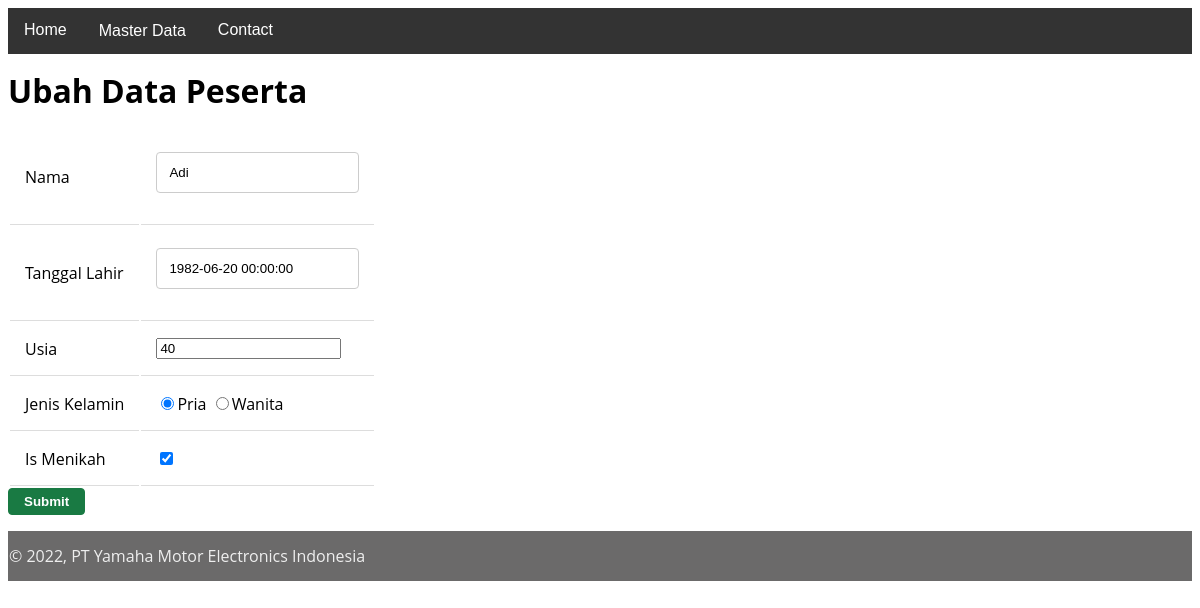
/training/ubahPeserta.php?id=1, run on the app's committed database.
### tables this page shows
CREATE TABLE `peserta` (
  `id` int(11) NOT NULL,
  `nama` varchar(50) NOT NULL,
  `tanggalLahir` datetime NOT NULL,
  `usia` int(11) NOT NULL DEFAULT 17,
  `kelamin` varchar(6) NOT NULL,
  `isMenikah` tinyint(1) DEFAULT NULL
);

### training/ubahPeserta.php (the view, shortened to what this page needs)
<?php
include_once 'koneksi.php';
    	$id = $_GET['id'];
            $strQuery = "
            SELECT * FROM peserta WHERE id = '{$id}'";
            $query = mysqli_query($conTraining, $strQuery);
			$data = mysqli_fetch_array($query);
?>
<?php require('header.php'); ?>
</head>
<body>
    <h1>Ubah Data Peserta</h1>
    <form method="post" action="ubahPeserta.php" enctype="multipart/form-data">
        <table>
            <tr>
                <td><label>Nama</label></td>
                <td><input type="text" name="nama" value="<?php echo $data['nama'];?>"></td>
            </tr>
            <tr>
                <td><label>Tanggal Lahir</label></td>
                <td><input type="text" name="tanggalLahir" value="<?php echo $data['tanggalLahir'];?>"></td>
            </tr>
            <tr>
                <td><label>Usia</label></td>
                <td><input type="number" name="usia" value="<?php echo $data['usia'];?>"></td>
            </tr>
            <tr>
                <td>Jenis Kelamin</label></td>
                <td>
                    <input type="radio" name="kelamin" value="Pria" checked="Pria">Pria
                    <input type="radio" name="kelamin" value="Wanita">Wanita
                </td>
            </tr>
            <tr>
                <td><label>Is Menikah</label></td>
                <td><input type="checkbox" name="chkIsMenikah" checked="true"></td>
            </tr>
        </table>
        <div class="submit">
            <input type="submit" name="submit" value="Submit" />
        </div>
</form>
</body>
</html>
<?php require('footer.php');

### training/assets/styles/main.css (style rules this page uses)
body { line-height:1; font-size:100%; font-family:'Open Sans', sans-serif; }
td { border-bottom: 1px solid #ddd; padding: 15px; text-align: left; }
input[type=text], select, textarea { width: 100%; padding: 12px; border: 1px solid #ccc; border-radius: 4px; box-sizing: border-box; margin-top: 6px; margin-bottom: 16px; resize: vertical }
input[type=submit] { background-color: #04AA6D; color: white; padding: 12px 20px; border: none; border-radius: 4px; cursor: pointer; }

### training/ubahPeserta.php (style rules this page uses)
form input[type="submit"] { border: 1px solid #197a43; background-color: #197a43; color: #ffffff; font-weight: bold; padding: 5px 15px; }

### data on the page
peserta: nama "Adi", tanggalLahir "1982-06-20 00:00:00", usia "40"
